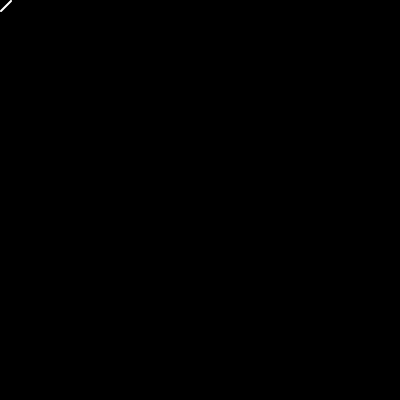
Frame 1 (no input)
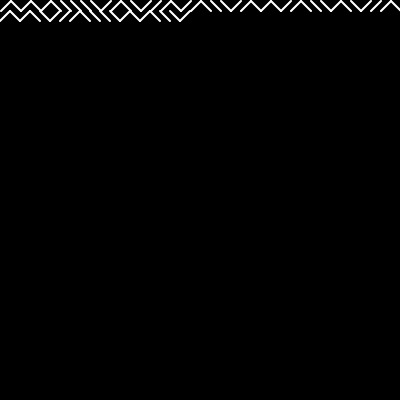
Frame 60 (no input)
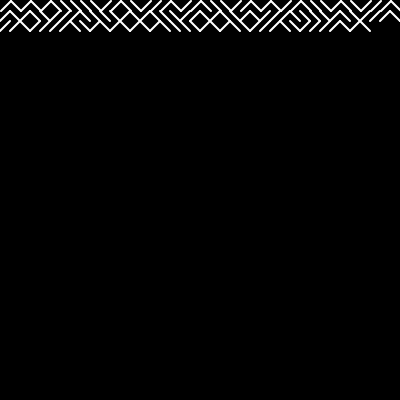
Frame 120 (the mouse pressed at the canvas centre since frame 60)

The p5.js sketch that drew these frames (run headless with seeded random() and noise() and a simulated clock; from frame 60 on, the mouse is pressed at the canvas centre):

// p5.js sketch
// ── sketch.js
const size = 10
let x = 1
let y = 1

function setup() {
	createCanvas(400, 400);
	background(0)
}

function draw() {
	fill(255)
	stroke(255)
	strokeWeight(2)
	if(random(1) > 0.5) {
		slash(x, y)
	} else {
		backSlash(x, y)
	}
	if (x > width) {
		x = 0
		y += size
	} else {
		x += size
	}
}

function backSlash(x, y) {
	line(x, y, x+size, y+size)
}

function slash(x, y) {
	line(x, y+size, x+size, y)
}
